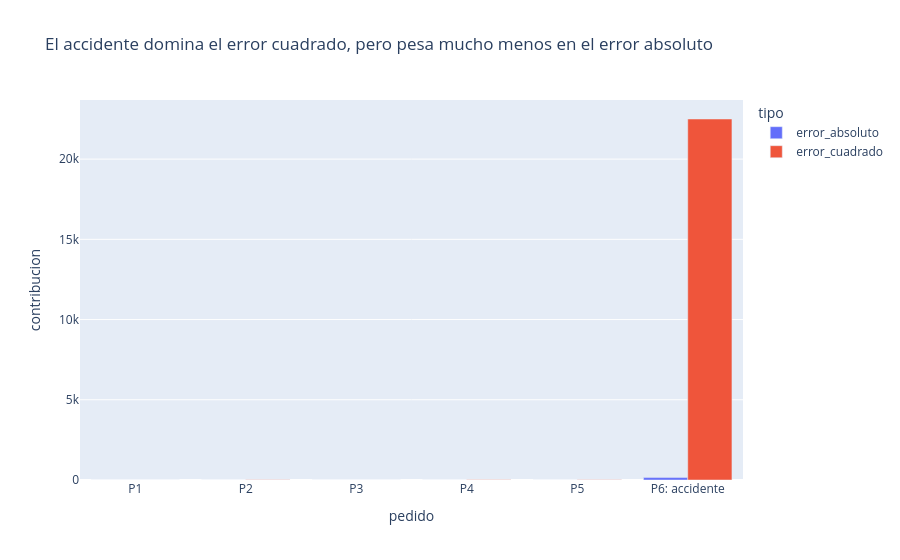

Notebook code cell kept with this figure:
### Code cell
fig = px.bar(
    entregas.unpivot(index="pedido", on=["error_absoluto", "error_cuadrado"], variable_name="tipo", value_name="contribucion"),
    x="pedido", y="contribucion", color="tipo", barmode="group",
    title="El accidente domina el error cuadrado, pero pesa mucho menos en el error absoluto",
)
fig.show()

### Figure 1 — Plotly figure (JSON) as saved in the notebook; plotly's stock layout.template omitted (floating-point values rounded to 4 significant figures)
{"data": [{"alignmentgroup": "True", "hovertemplate": "tipo=error_absoluto<br>pedido=%{x}<br>contribucion=%{y}<extra></extra>", "legendgroup": "error_absoluto", "marker": {"color": "#636efa", "pattern": {"shape": ""}}, "name": "error_absoluto", "offsetgroup": "error_absoluto", "orientation": "v", "showlegend": true, "textposition": "auto", "type": "bar", "x": ["P1", "P2", "P3", "P4", "P5", "P6: accidente"], "xaxis": "x", "y": [2, 4, 2, 3, 4, 150], "yaxis": "y"}, {"alignmentgroup": "True", "hovertemplate": "tipo=error_cuadrado<br>pedido=%{x}<br>contribucion=%{y}<extra></extra>", "legendgroup": "error_cuadrado", "marker": {"color": "#EF553B", "pattern": {"shape": ""}}, "name": "error_cuadrado", "offsetgroup": "error_cuadrado", "orientation": "v", "showlegend": true, "textposition": "auto", "type": "bar", "x": ["P1", "P2", "P3", "P4", "P5", "P6: accidente"], "xaxis": "x", "y": [4, 16, 4, 9, 16, 22500], "yaxis": "y"}], "layout": {"barmode": "group", "legend": {"title": {"text": "tipo"}, "tracegroupgap": 0}, "title": {"text": "El accidente domina el error cuadrado, pero pesa mucho menos en el error absoluto"}, "xaxis": {"anchor": "y", "domain": [0, 1], "title": {"text": "pedido"}}, "yaxis": {"anchor": "x", "domain": [0, 1], "title": {"text": "contribucion"}}}}
